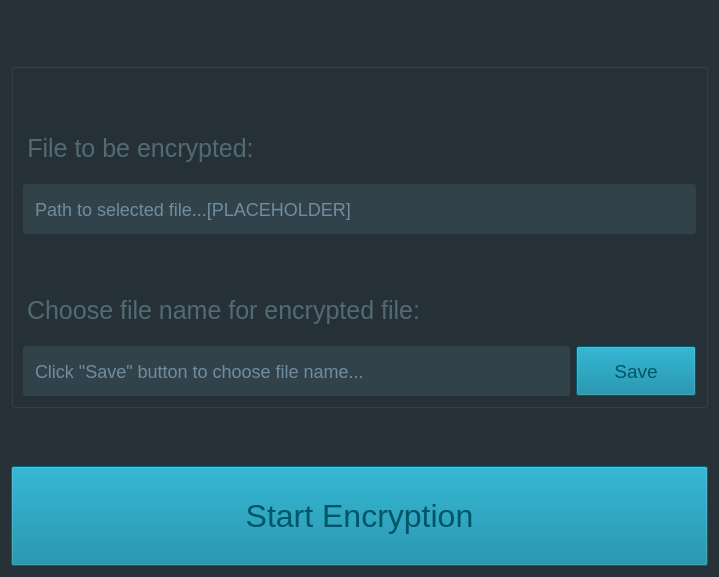
<?xml version="1.0" encoding="UTF-8"?>
<ui version="4.0">
 <class>SaveFileForm</class>
 <widget class="QWidget" name="SaveFileForm">
  <property name="enabled">
   <bool>true</bool>
  </property>
  <property name="geometry">
   <rect>
    <x>0</x>
    <y>0</y>
    <width>719</width>
    <height>577</height>
   </rect>
  </property>
  <property name="windowTitle">
   <string>[PLACEHOLDER] |  Choose file name</string>
  </property>
  <property name="windowIcon">
   <iconset resource="icons.qrc">
    <normaloff>:/favicon/icons/maze.png</normaloff>:/favicon/icons/maze.png</iconset>
  </property>
  <property name="windowOpacity">
   <double>1.000000000000000</double>
  </property>
  <property name="styleSheet">
   <string notr="true">QWidget {
	background-color: #263238;
	color: rgb(172, 215, 245);
}

QLineEdit {
	background-color: rgb(50, 66, 74);
	font-size: 18px;
	padding: 10px;
}

QAbstractButton {
	font-size: 19px
}</string>
  </property>
  <layout class="QVBoxLayout" name="verticalLayout">
   <item>
    <spacer name="verticalSpacer_3">
     <property name="orientation">
      <enum>Qt::Orientation::Vertical</enum>
     </property>
     <property name="sizeHint" stdset="0">
      <size>
       <width>20</width>
       <height>40</height>
      </size>
     </property>
    </spacer>
   </item>
   <item>
    <widget class="QGroupBox" name="groupBox">
     <property name="title">
      <string/>
     </property>
     <layout class="QVBoxLayout" name="verticalLayout_2">
      <item>
       <spacer name="verticalSpacer_4">
        <property name="orientation">
         <enum>Qt::Orientation::Vertical</enum>
        </property>
        <property name="sizeHint" stdset="0">
         <size>
          <width>20</width>
          <height>40</height>
         </size>
        </property>
       </spacer>
      </item>
      <item>
       <widget class="QPushButton" name="pushButton">
        <property name="enabled">
         <bool>false</bool>
        </property>
        <property name="sizePolicy">
         <sizepolicy hsizetype="Fixed" vsizetype="Minimum">
          <horstretch>0</horstretch>
          <verstretch>0</verstretch>
         </sizepolicy>
        </property>
        <property name="minimumSize">
         <size>
          <width>0</width>
          <height>60</height>
         </size>
        </property>
        <property name="styleSheet">
         <string notr="true">background-color: rgb(38, 50, 56);
color: rgb(83, 106, 117);
font-size: 25px;</string>
        </property>
        <property name="text">
         <string>File to be encrypted:</string>
        </property>
        <property name="icon">
         <iconset resource="icons.qrc">
          <normaloff>:/windows_icons/icons/encrypt_file.png</normaloff>:/windows_icons/icons/encrypt_file.png</iconset>
        </property>
        <property name="iconSize">
         <size>
          <width>40</width>
          <height>40</height>
         </size>
        </property>
        <property name="flat">
         <bool>true</bool>
        </property>
       </widget>
      </item>
      <item>
       <widget class="QLineEdit" name="file_chooser_input">
        <property name="enabled">
         <bool>false</bool>
        </property>
        <property name="minimumSize">
         <size>
          <width>0</width>
          <height>50</height>
         </size>
        </property>
        <property name="styleSheet">
         <string notr="true">border-radius: 3px;</string>
        </property>
        <property name="placeholderText">
         <string>Path to selected file...[PLACEHOLDER]</string>
        </property>
       </widget>
      </item>
      <item>
       <spacer name="verticalSpacer_2">
        <property name="orientation">
         <enum>Qt::Orientation::Vertical</enum>
        </property>
        <property name="sizeHint" stdset="0">
         <size>
          <width>20</width>
          <height>40</height>
         </size>
        </property>
       </spacer>
      </item>
      <item>
       <widget class="QPushButton" name="pushButton_2">
        <property name="enabled">
         <bool>false</bool>
        </property>
        <property name="sizePolicy">
         <sizepolicy hsizetype="Fixed" vsizetype="Minimum">
          <horstretch>0</horstretch>
          <verstretch>0</verstretch>
         </sizepolicy>
        </property>
        <property name="minimumSize">
         <size>
          <width>0</width>
          <height>60</height>
         </size>
        </property>
        <property name="styleSheet">
         <string notr="true">background-color: rgb(38, 50, 56);
color: rgb(83, 106, 117);
font-size: 25px;</string>
        </property>
        <property name="text">
         <string>Choose file name for encrypted file:</string>
        </property>
        <property name="icon">
         <iconset resource="icons.qrc">
          <normaloff>:/windows_icons/icons/file.png</normaloff>:/windows_icons/icons/file.png</iconset>
        </property>
        <property name="iconSize">
         <size>
          <width>40</width>
          <height>40</height>
         </size>
        </property>
        <property name="flat">
         <bool>true</bool>
        </property>
       </widget>
      </item>
      <item>
       <layout class="QHBoxLayout" name="file_layout">
        <item>
         <widget class="QLineEdit" name="saved_name_input">
          <property name="enabled">
           <bool>false</bool>
          </property>
          <property name="minimumSize">
           <size>
            <width>0</width>
            <height>50</height>
           </size>
          </property>
          <property name="styleSheet">
           <string notr="true">border-radius: 3px;</string>
          </property>
          <property name="placeholderText">
           <string>Click &quot;Save&quot; button to choose file name...</string>
          </property>
         </widget>
        </item>
        <item>
         <widget class="QPushButton" name="save_file_button">
          <property name="minimumSize">
           <size>
            <width>120</width>
            <height>50</height>
           </size>
          </property>
          <property name="cursor">
           <cursorShape>PointingHandCursor</cursorShape>
          </property>
          <property name="styleSheet">
           <string notr="true">#save_file_button {
	background-color: #007d9c;
	color: #005568;
}

#save_file_button:hover {
	background-color: #00a3c8;
}</string>
          </property>
          <property name="text">
           <string>Save</string>
          </property>
          <property name="icon">
           <iconset resource="icons.qrc">
            <normaloff>:/windows_icons/icons/ssd-card.png</normaloff>:/windows_icons/icons/ssd-card.png</iconset>
          </property>
          <property name="iconSize">
           <size>
            <width>30</width>
            <height>30</height>
           </size>
          </property>
         </widget>
        </item>
       </layout>
      </item>
     </layout>
    </widget>
   </item>
   <item>
    <spacer name="verticalSpacer">
     <property name="orientation">
      <enum>Qt::Orientation::Vertical</enum>
     </property>
     <property name="sizeHint" stdset="0">
      <size>
       <width>20</width>
       <height>40</height>
      </size>
     </property>
    </spacer>
   </item>
   <item>
    <widget class="QPushButton" name="start_button">
     <property name="enabled">
      <bool>false</bool>
     </property>
     <property name="minimumSize">
      <size>
       <width>0</width>
       <height>100</height>
      </size>
     </property>
     <property name="cursor">
      <cursorShape>PointingHandCursor</cursorShape>
     </property>
     <property name="styleSheet">
      <string notr="true">#start_button {
	background-color: #007d9c;
	color: #005568;
	font-size: 32px;
}

#start_button:hover {
	background-color: #00a3c8;
}</string>
     </property>
     <property name="text">
      <string>Start Encryption</string>
     </property>
     <property name="icon">
      <iconset resource="icons.qrc">
       <normaloff>:/windows_icons/icons/next.png</normaloff>:/windows_icons/icons/next.png</iconset>
     </property>
     <property name="iconSize">
      <size>
       <width>30</width>
       <height>30</height>
      </size>
     </property>
    </widget>
   </item>
  </layout>
 </widget>
 <resources>
  <include location="icons.qrc"/>
 </resources>
 <connections/>
 <slots>
  <slot>toggle_input_mode()</slot>
  <slot>browse_file()</slot>
  <slot>handle_next()</slot>
 </slots>
</ui>
